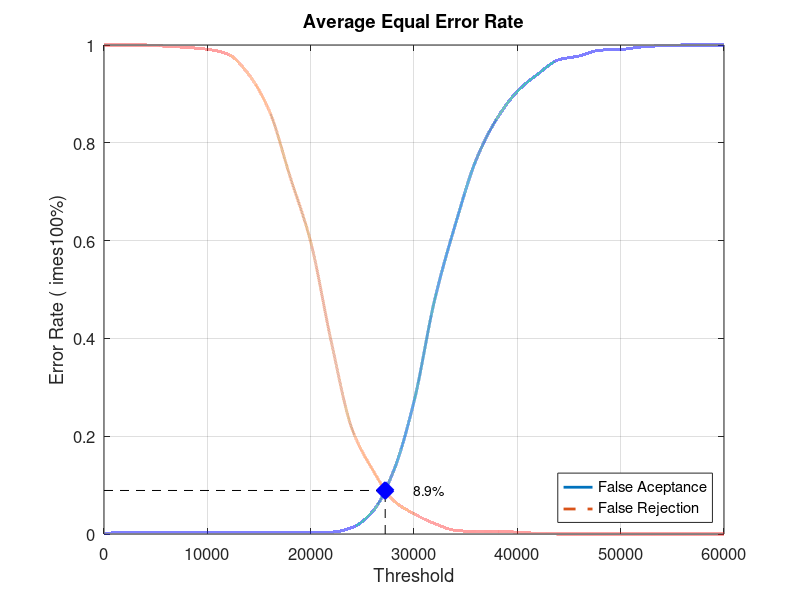
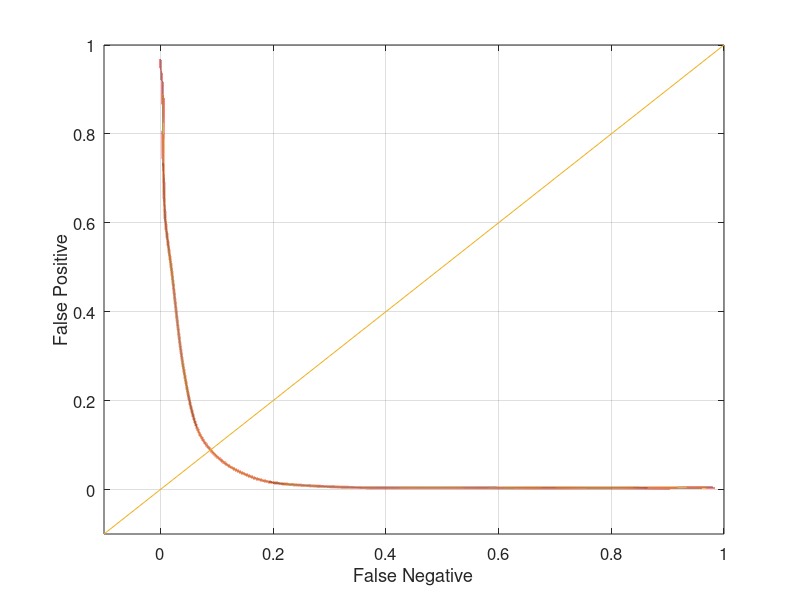

Write MATLAB code to recreate these figures, in order.
close all;
clear;
clc;
x = 0:2000:60000;
xq = 0:0.5:60000;

y0 = [0 0.00394737 0.00394737 0.00394737 0.00394737 0.00394737 0.00394737 0.00394737 0.00394737 0.00394737 0.00394737 0.00394737 0.0131579 0.0460526 0.127632 0.271053 0.478947 0.632895 0.764474 0.848684 0.905263 0.94079 0.969737 0.977632 0.989474 0.99079 0.996053 0.998684 1 1 1]
yy0 = interp1(x, y0, xq, 'pchip');
y1 = [1 1 1 0.9975 0.995 0.99125 0.98125 0.94 0.865 0.73125 0.5975 0.3925 0.215 0.13125 0.06875 0.04125 0.02125 0.0075 0.005 0.005 0.00375 0.00125 0 0 0 0 0 0 0 0 0]
yy1 = interp1(x, y1, xq, 'pchip');

% Calculating EER: 
y2 = abs(y0 - y1);
find(y2 == min(y2))
yy2 = abs(yy0 - yy1);
xEER = find(yy2 == min(yy2));
xEERIndex = xq(xEER) % X-axis EER
yEER = yy0(xEER) % Y-axis EER

main = figure
plot(xq, yy0,'-','LineWidth', 2);	hold on
plot(xq, yy1,'--','LineWidth', 2);	hold on
plot([xEERIndex xEERIndex], [0 yEER], 'k--');	hold on
plot([0 xEERIndex], [yEER yEER], 'k--');	hold on
plot(xEERIndex, yEER, 'bx', 'LineWidth', 10);	hold on
text(xEERIndex + 10 * xEERIndex / 100, yEER, [num2str(round((10000 * yEER)) / 100) '%'])
legend('False Aceptance', 'False Rejection', 'Location', 'SouthEast')
xlabel('Threshold')
ylabel('Error Rate (	imes100%)')
title('Average Equal Error Rate')
set(gca, 'FontSize', 12)
axis([0 60000 0 1])
grid on

print(main, 'Experiment5AverageMain', '-dpng');
FNRxFPR = figure('Color', [1 1 1]);
plot(yy1, yy0, '-', yy1, yy0, 'LineWidth', 2);
hold on
y = -0.1:0.1:1
plot(y, y); 
set(gca, 'FontSize', 12)
xlabel('False Negative')
ylabel('False Positive')
axis([-0.1 1 -0.1 1])
set(gca, 'FontSize', 12)
grid on

print(FNRxFPR, 'Experiment5AverageFNRxFPR','-dpng');
